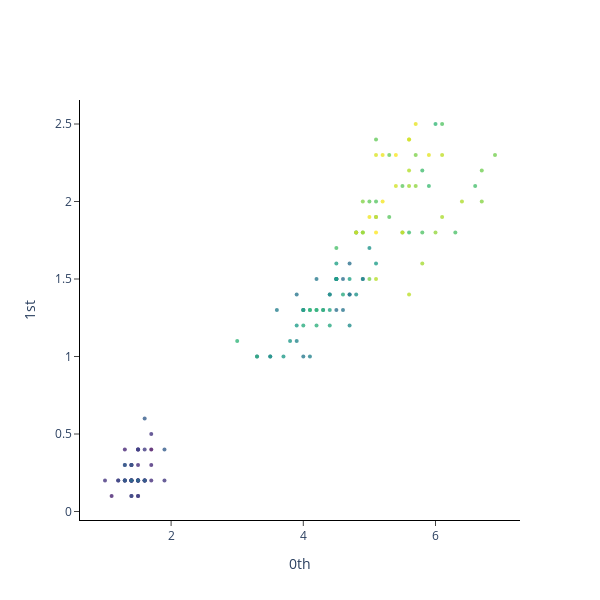

Write notebook code for a chart like this one.
### Code cell
plot_point_cloud(x[:, 2:])

### Figure 1 — Plotly figure (JSON) as saved in the notebook; plotly's stock layout.template omitted (floating-point values rounded to 4 significant figures; data arrays with more than 128 entries replaced by an {"elided": "..."} marker saying what was removed)
{"data": [{"marker": {"color": {"elided": "150 int values"}, "colorscale": [[0, "#440154"], [0.1111, "#482878"], [0.2222, "#3e4989"], [0.3333, "#31688e"], [0.4444, "#26828e"], [0.5556, "#1f9e89"], [0.6667, "#35b779"], [0.7778, "#6ece58"], [0.8889, "#b5de2b"], [1, "#fde725"]], "opacity": 0.8, "size": 4}, "mode": "markers", "type": "scatter", "x": {"elided": "150 float values"}, "y": {"elided": "150 float values"}}], "layout": {"height": 600, "plot_bgcolor": "white", "width": 600, "xaxis": {"anchor": "x", "exponentformat": "e", "linecolor": "black", "linewidth": 1, "mirror": false, "showexponent": "all", "showline": true, "side": "bottom", "ticks": "outside", "title": {"text": "0th"}, "type": "linear", "zeroline": true}, "yaxis": {"anchor": "y", "exponentformat": "e", "linecolor": "black", "linewidth": 1, "mirror": false, "showexponent": "all", "showline": true, "side": "left", "ticks": "outside", "title": {"text": "1st"}, "type": "linear", "zeroline": true}}}
